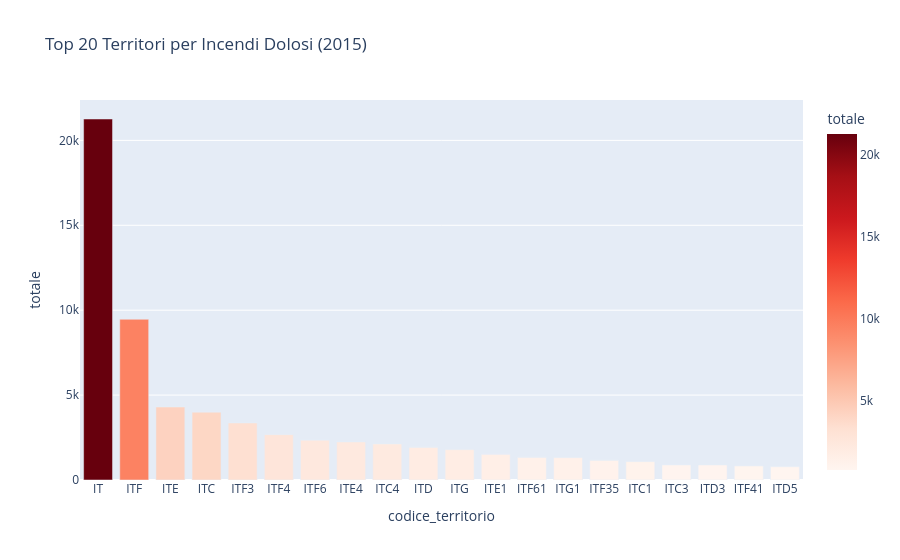

Source (notebook cell):
### Code cell
df_geo = con.execute(f"""
    SELECT codice_territorio, SUM(numero_denunce) as totale
    FROM '{parquet_path}'
    WHERE anno = '2015' AND codice_reato = 'ARSON'
    GROUP BY codice_territorio
    ORDER BY totale DESC
    LIMIT 20
""").df()

fig_geo = px.bar(df_geo, x='codice_territorio', y='totale', 
                title='Top 20 Territori per Incendi Dolosi (2015)',
                color='totale', color_continuous_scale='Reds')
fig_geo.show()

### Figure 1 — Plotly figure (JSON) as saved in the notebook; plotly's stock layout.template omitted (floating-point values rounded to 4 significant figures)
{"data": [{"hovertemplate": "codice_territorio=%{x}<br>totale=%{marker.color}<extra></extra>", "legendgroup": "", "marker": {"color": [21260.0, 9464.0, 4298.0, 3994.0, 3360.0, 2671.0, 2347.0, 2241.0, 2118.0, 1917.0, 1788.0, 1508.0, 1328.0, 1321.0, 1152.0, 1081.0, 886.0, 881.0, 830.2, 781.4], "coloraxis": "coloraxis", "pattern": {"shape": ""}}, "name": "", "orientation": "v", "showlegend": false, "textposition": "auto", "type": "bar", "x": ["IT", "ITF", "ITE", "ITC", "ITF3", "ITF4", "ITF6", "ITE4", "ITC4", "ITD", "ITG", "ITE1", "ITF61", "ITG1", "ITF35", "ITC1", "ITC3", "ITD3", "ITF41", "ITD5"], "xaxis": "x", "y": [21260.0, 9464.0, 4298.0, 3994.0, 3360.0, 2671.0, 2347.0, 2241.0, 2118.0, 1917.0, 1788.0, 1508.0, 1328.0, 1321.0, 1152.0, 1081.0, 886.0, 881.0, 830.2, 781.4], "yaxis": "y"}], "layout": {"barmode": "relative", "coloraxis": {"colorbar": {"title": {"text": "totale"}}, "colorscale": [[0, "rgb(255,245,240)"], [0.125, "rgb(254,224,210)"], [0.25, "rgb(252,187,161)"], [0.375, "rgb(252,146,114)"], [0.5, "rgb(251,106,74)"], [0.625, "rgb(239,59,44)"], [0.75, "rgb(203,24,29)"], [0.875, "rgb(165,15,21)"], [1, "rgb(103,0,13)"]]}, "legend": {"tracegroupgap": 0}, "title": {"text": "Top 20 Territori per Incendi Dolosi (2015)"}, "xaxis": {"anchor": "y", "domain": [0, 1], "title": {"text": "codice_territorio"}}, "yaxis": {"anchor": "x", "domain": [0, 1], "title": {"text": "totale"}}}}
